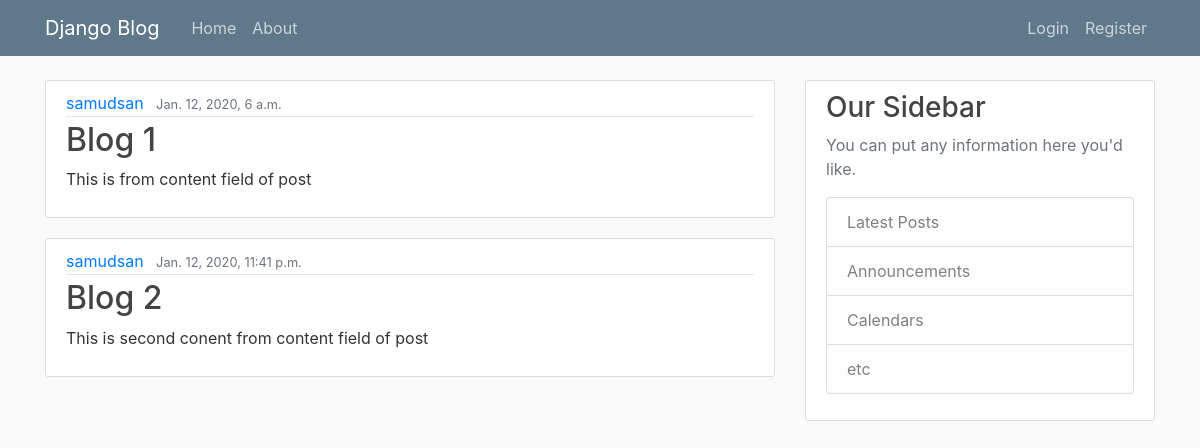
Screenshot of /blog/ with the database file from the repository.
### blog/models.py (models this page shows)
class Post(models.Model):
    title = models.CharField(max_length=100)
    content = models.TextField()
    date_posted = models.DateTimeField(default=timezone.now)
    author = models.ForeignKey(User, on_delete=models.CASCADE)

### blog/views.py (the view)
# urls.py: path('', views.home, name='blog-home'),
def home(request):
    context = { # it will be used in render below
        'posts':Post.objects.all()
    }
    return render(request, 'blog/home.html', context)

### blog/templates/blog/home.html
{% extends "blog/base.html" %}
{% block content %}
    {% for post in posts %}
        <article class="media content-section">
          <div class="media-body">
            <div class="article-metadata">
              <a class="mr-2" href="#">{{ post.author }}</a>
              <small class="text-muted">{{ post.date_posted }}</small>
            </div>
            <h2><a class="article-title" href="#">{{ post.title }}</a></h2>
            <p class="article-content">{{ post.content }}</p>
          </div>
        </article>
    {% endfor %}
{% endblock content %}

### blog/static/blog/main.css (style rules this page uses)
body { background: #fafafa; color: #333333; margin-top: 5rem; }
h1, h2, h3, h4, h5, h6 { color: #444444; }
.content-section { background: #ffffff; padding: 10px 20px; border: 1px solid #dddddd; border-radius: 3px; margin-bottom: 20px; }
.article-title { color: #444444; }
.article-content { white-space: pre-line; }
.article-metadata { padding-bottom: 1px; margin-bottom: 4px; border-bottom: 1px solid #e3e3e3 }

### rows the page displays
Post: author "samudsan", date_posted "Jan. 12, 2020, 6 a.m.", title "Blog 1", content "This is from content field of post"
Post: author "samudsan", date_posted "Jan. 12, 2020, 11:41 p.m.", title "Blog 2", content "This is second conent from content field of post"
